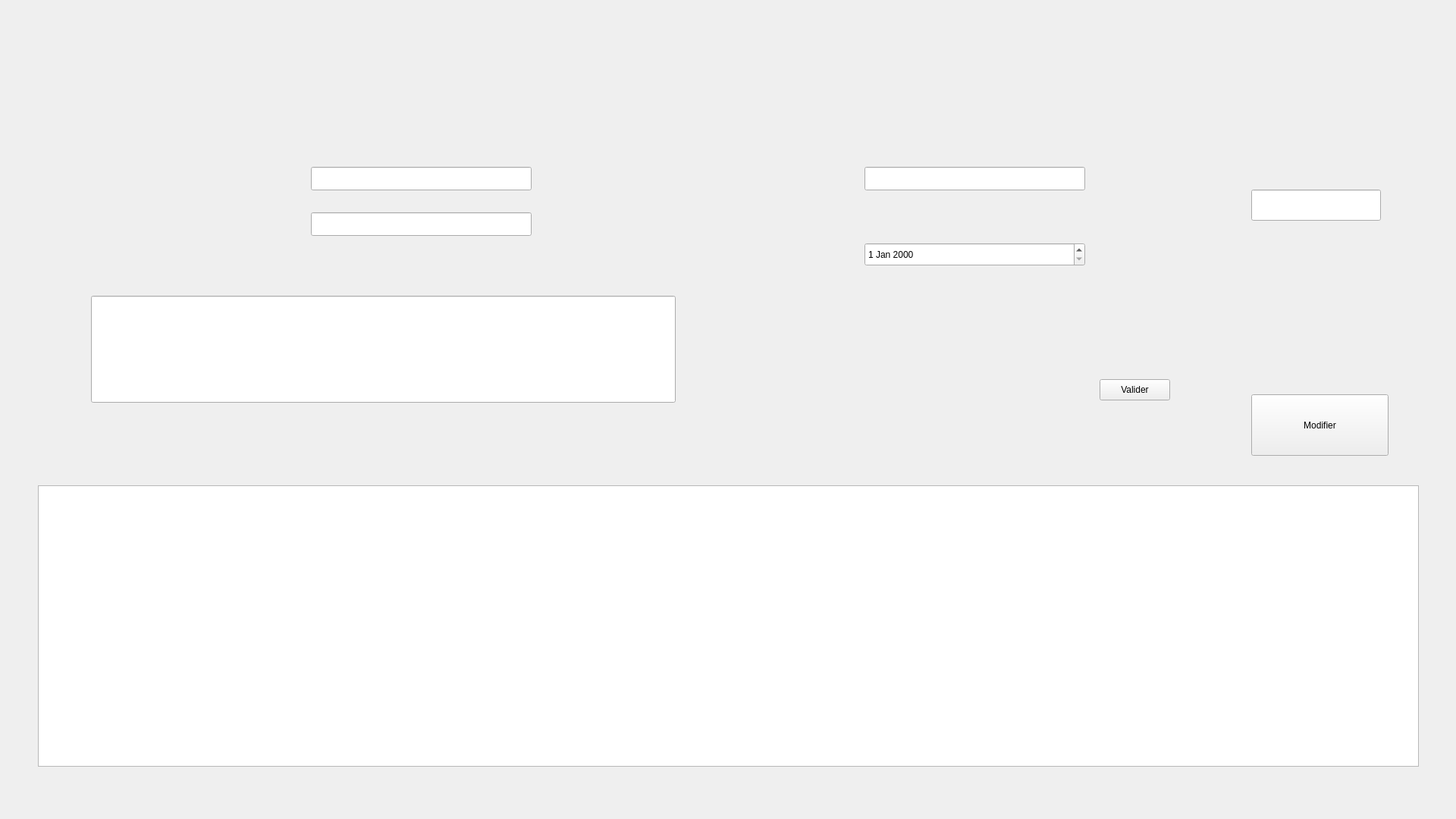
<?xml version="1.0" encoding="UTF-8"?>
<ui version="4.0">
 <class>reclamation</class>
 <widget class="QDialog" name="reclamation">
  <property name="geometry">
   <rect>
    <x>0</x>
    <y>0</y>
    <width>1920</width>
    <height>1080</height>
   </rect>
  </property>
  <property name="windowTitle">
   <string>Dialog</string>
  </property>
  <widget class="QLabel" name="iddemande">
   <property name="geometry">
    <rect>
     <x>0</x>
     <y>0</y>
     <width>1920</width>
     <height>1080</height>
    </rect>
   </property>
   <property name="text">
    <string/>
   </property>
   <property name="pixmap">
    <pixmap resource="../build-Projet-Desktop_Qt_5_9_1_MinGW_32bit-Debug/Photos.qrc">:/Projet/resources/reclamation bg.png</pixmap>
   </property>
  </widget>
  <widget class="QLineEdit" name="titre">
   <property name="geometry">
    <rect>
     <x>410</x>
     <y>220</y>
     <width>291</width>
     <height>31</height>
    </rect>
   </property>
  </widget>
  <widget class="QLineEdit" name="idc">
   <property name="geometry">
    <rect>
     <x>410</x>
     <y>280</y>
     <width>291</width>
     <height>31</height>
    </rect>
   </property>
  </widget>
  <widget class="QLineEdit" name="text">
   <property name="geometry">
    <rect>
     <x>120</x>
     <y>390</y>
     <width>771</width>
     <height>141</height>
    </rect>
   </property>
  </widget>
  <widget class="QLineEdit" name="idr">
   <property name="geometry">
    <rect>
     <x>1140</x>
     <y>220</y>
     <width>291</width>
     <height>31</height>
    </rect>
   </property>
  </widget>
  <widget class="QDateEdit" name="dateEdit">
   <property name="geometry">
    <rect>
     <x>1140</x>
     <y>320</y>
     <width>291</width>
     <height>31</height>
    </rect>
   </property>
  </widget>
  <widget class="QLineEdit" name="demande">
   <property name="geometry">
    <rect>
     <x>1650</x>
     <y>250</y>
     <width>171</width>
     <height>41</height>
    </rect>
   </property>
  </widget>
  <widget class="QPushButton" name="ajouter">
   <property name="geometry">
    <rect>
     <x>1650</x>
     <y>140</y>
     <width>181</width>
     <height>71</height>
    </rect>
   </property>
   <property name="text">
    <string/>
   </property>
   <property name="flat">
    <bool>true</bool>
   </property>
  </widget>
  <widget class="QTableView" name="affiche">
   <property name="geometry">
    <rect>
     <x>50</x>
     <y>640</y>
     <width>1821</width>
     <height>371</height>
    </rect>
   </property>
  </widget>
  <widget class="QPushButton" name="pushButton">
   <property name="geometry">
    <rect>
     <x>1660</x>
     <y>340</y>
     <width>171</width>
     <height>61</height>
    </rect>
   </property>
   <property name="text">
    <string/>
   </property>
   <property name="flat">
    <bool>true</bool>
   </property>
  </widget>
  <widget class="QPushButton" name="pushButton_2">
   <property name="geometry">
    <rect>
     <x>1650</x>
     <y>440</y>
     <width>181</width>
     <height>71</height>
    </rect>
   </property>
   <property name="text">
    <string/>
   </property>
   <property name="flat">
    <bool>true</bool>
   </property>
  </widget>
  <widget class="QPushButton" name="pushButton_3">
   <property name="geometry">
    <rect>
     <x>1650</x>
     <y>520</y>
     <width>181</width>
     <height>81</height>
    </rect>
   </property>
   <property name="text">
    <string>Modifier</string>
   </property>
  </widget>
  <widget class="QPushButton" name="valider">
   <property name="geometry">
    <rect>
     <x>1450</x>
     <y>500</y>
     <width>93</width>
     <height>28</height>
    </rect>
   </property>
   <property name="text">
    <string>Valider</string>
   </property>
  </widget>
 </widget>
 <resources>
  <include location="../build-Projet-Desktop_Qt_5_9_1_MinGW_32bit-Debug/Photos.qrc"/>
 </resources>
 <connections/>
</ui>
